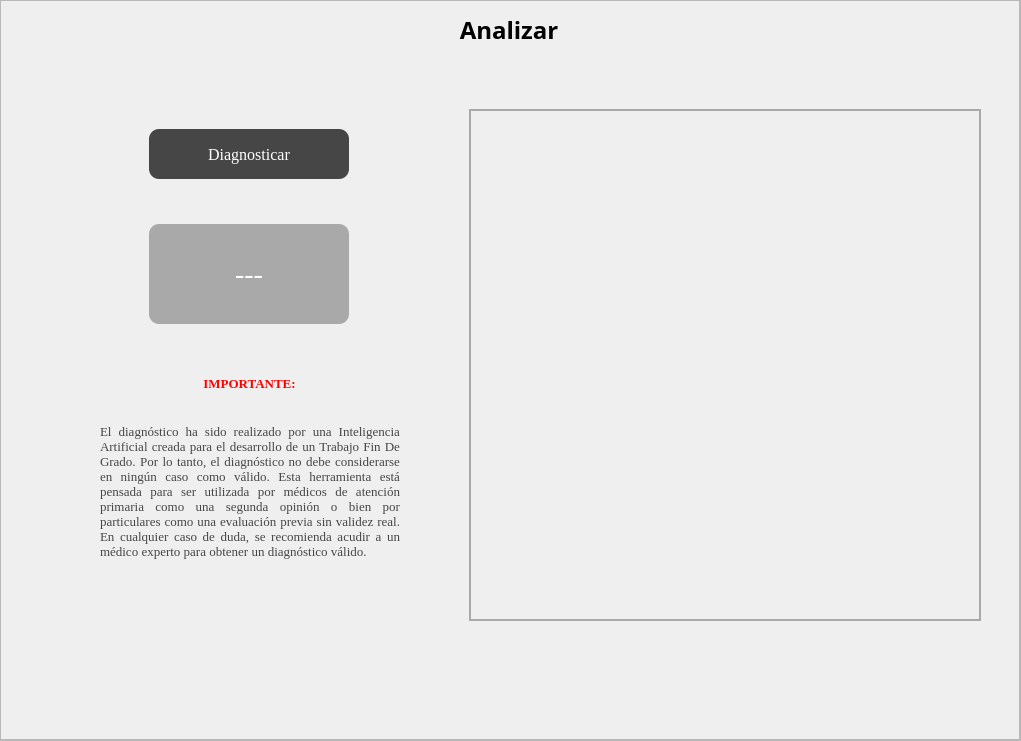
    <widget class="QFrame" name="AnalizerFrame">
     <property name="enabled">
      <bool>true</bool>
     </property>
     <property name="geometry">
      <rect>
       <x>0</x>
       <y>0</y>
       <width>1021</width>
       <height>741</height>
      </rect>
     </property>
     <property name="frameShape">
      <enum>QFrame::StyledPanel</enum>
     </property>
     <property name="frameShadow">
      <enum>QFrame::Raised</enum>
     </property>
     <widget class="QWidget" name="verticalLayoutWidget_3">
      <property name="geometry">
       <rect>
        <x>-1</x>
        <y>-1</y>
        <width>1021</width>
        <height>741</height>
       </rect>
      </property>
      <layout class="QVBoxLayout" name="verticalLayoutAnalizer">
       <item>
        <widget class="QFrame" name="Frame">
         <property name="enabled">
          <bool>true</bool>
         </property>
         <property name="frameShape">
          <enum>QFrame::StyledPanel</enum>
         </property>
         <property name="frameShadow">
          <enum>QFrame::Raised</enum>
         </property>
         <widget class="QLabel" name="AnaTittleLabel">
          <property name="geometry">
           <rect>
            <x>10</x>
            <y>10</y>
            <width>1000</width>
            <height>41</height>
           </rect>
          </property>
          <property name="font">
           <font>
            <family>Trebuchet MS</family>
            <pointsize>18</pointsize>
            <weight>75</weight>
            <bold>true</bold>
           </font>
          </property>
          <property name="layoutDirection">
           <enum>Qt::LeftToRight</enum>
          </property>
          <property name="text">
           <string>Analizar</string>
          </property>
          <property name="alignment">
           <set>Qt::AlignCenter</set>
          </property>
         </widget>
         <widget class="QLabel" name="AnaImg">
          <property name="geometry">
           <rect>
            <x>470</x>
            <y>110</y>
            <width>512</width>
            <height>512</height>
           </rect>
          </property>
          <property name="styleSheet">
           <string notr="true">border: 2px solid #A9A9A9; padding: 5px;</string>
          </property>
          <property name="text">
           <string/>
          </property>
         </widget>
         <widget class="QLabel" name="AnaImgNameLabel">
          <property name="geometry">
           <rect>
            <x>470</x>
            <y>650</y>
            <width>512</width>
            <height>30</height>
           </rect>
          </property>
          <property name="font">
           <font>
            <family>Times New Roman</family>
            <pointsize>12</pointsize>
            <weight>75</weight>
            <bold>true</bold>
           </font>
          </property>
          <property name="layoutDirection">
           <enum>Qt::LeftToRight</enum>
          </property>
          <property name="text">
           <string/>
          </property>
          <property name="alignment">
           <set>Qt::AlignCenter</set>
          </property>
         </widget>
         <widget class="QLabel" name="AnaPhotoIcon">
          <property name="geometry">
           <rect>
            <x>685</x>
            <y>335</y>
            <width>81</width>
            <height>71</height>
           </rect>
          </property>
          <property name="text">
           <string/>
          </property>
          <property name="pixmap">
           <pixmap>AppImg/PhotoIcon.png</pixmap>
          </property>
          <property name="alignment">
           <set>Qt::AlignCenter</set>
          </property>
         </widget>
         <widget class="QWidget" name="verticalLayoutWidget_4">
          <property name="geometry">
           <rect>
            <x>50</x>
            <y>80</y>
            <width>401</width>
            <height>611</height>
           </rect>
          </property>
          <layout class="QVBoxLayout" name="verticalLayout_2">
           <property name="spacing">
            <number>0</number>
           </property>
           <property name="sizeConstraint">
            <enum>QLayout::SetMinimumSize</enum>
           </property>
           <item>
            <spacer name="verticalSpacer_8">
             <property name="orientation">
              <enum>Qt::Vertical</enum>
             </property>
             <property name="sizeType">
              <enum>QSizePolicy::Maximum</enum>
             </property>
             <property name="sizeHint" stdset="0">
              <size>
               <width>20</width>
               <height>50</height>
              </size>
             </property>
            </spacer>
           </item>
           <item>
            <layout class="QHBoxLayout" name="horizontalLayout_1">
             <property name="spacing">
              <number>0</number>
             </property>
             <property name="sizeConstraint">
              <enum>QLayout::SetDefaultConstraint</enum>
             </property>
             <item>
              <widget class="QPushButton" name="AnaAnalizerButton">
               <property name="sizePolicy">
                <sizepolicy hsizetype="Minimum" vsizetype="Minimum">
                 <horstretch>0</horstretch>
                 <verstretch>0</verstretch>
                </sizepolicy>
               </property>
               <property name="maximumSize">
                <size>
                 <width>200</width>
                 <height>50</height>
                </size>
               </property>
               <property name="font">
                <font>
                 <family>Times New Roman</family>
                 <pointsize>12</pointsize>
                </font>
               </property>
               <property name="styleSheet">
                <string notr="true">background-color: qlineargradient(spread:pad, x1:0, y1:0, x2:1, y2:0, stop:0 rgba(70, 70, 70, 255)); border-radius: 10px; color: white;</string>
               </property>
               <property name="text">
                <string>Diagnosticar</string>
               </property>
               <property name="flat">
                <bool>true</bool>
               </property>
              </widget>
             </item>
            </layout>
           </item>
           <item>
            <spacer name="verticalSpacer_6">
             <property name="orientation">
              <enum>Qt::Vertical</enum>
             </property>
             <property name="sizeType">
              <enum>QSizePolicy::Maximum</enum>
             </property>
             <property name="sizeHint" stdset="0">
              <size>
               <width>20</width>
               <height>45</height>
              </size>
             </property>
            </spacer>
           </item>
           <item>
            <layout class="QHBoxLayout" name="horizontalLayout_3">
             <property name="spacing">
              <number>0</number>
             </property>
             <item>
              <widget class="QPushButton" name="AnaDiagLabel">
               <property name="sizePolicy">
                <sizepolicy hsizetype="Maximum" vsizetype="Maximum">
                 <horstretch>0</horstretch>
                 <verstretch>0</verstretch>
                </sizepolicy>
               </property>
               <property name="minimumSize">
                <size>
                 <width>200</width>
                 <height>100</height>
                </size>
               </property>
               <property name="font">
                <font>
                 <family>Times New Roman</family>
                 <pointsize>21</pointsize>
                </font>
               </property>
               <property name="styleSheet">
                <string notr="true">background-color: #A9A9A9; /* Color gris */ border-radius: 10px; color: white;</string>
               </property>
               <property name="text">
                <string>---</string>
               </property>
               <property name="flat">
                <bool>true</bool>
               </property>
              </widget>
             </item>
            </layout>
           </item>
           <item>
            <spacer name="verticalSpacer_7">
             <property name="orientation">
              <enum>Qt::Vertical</enum>
             </property>
             <property name="sizeType">
              <enum>QSizePolicy::Maximum</enum>
             </property>
             <property name="sizeHint" stdset="0">
              <size>
               <width>20</width>
               <height>50</height>
              </size>
             </property>
            </spacer>
           </item>
           <item>
            <layout class="QHBoxLayout" name="horizontalLayout_5">
             <property name="spacing">
              <number>0</number>
             </property>
             <property name="sizeConstraint">
              <enum>QLayout::SetMinimumSize</enum>
             </property>
             <item>
              <spacer name="verticalSpacer_4">
               <property name="orientation">
                <enum>Qt::Vertical</enum>
               </property>
               <property name="sizeType">
                <enum>QSizePolicy::Maximum</enum>
               </property>
               <property name="sizeHint" stdset="0">
                <size>
                 <width>0</width>
                 <height>50</height>
                </size>
               </property>
              </spacer>
             </item>
             <item>
              <spacer name="horizontalSpacer_8">
               <property name="orientation">
                <enum>Qt::Horizontal</enum>
               </property>
               <property name="sizeType">
                <enum>QSizePolicy::Expanding</enum>
               </property>
               <property name="sizeHint" stdset="0">
                <size>
                 <width>40</width>
                 <height>20</height>
                </size>
               </property>
              </spacer>
             </item>
             <item>
              <widget class="QLabel" name="AnaInfoTittleLabel">
               <property name="sizePolicy">
                <sizepolicy hsizetype="Maximum" vsizetype="Maximum">
                 <horstretch>0</horstretch>
                 <verstretch>0</verstretch>
                </sizepolicy>
               </property>
               <property name="font">
                <font>
                 <family>Times New Roman</family>
                 <pointsize>10</pointsize>
                 <weight>75</weight>
                 <bold>true</bold>
                </font>
               </property>
               <property name="styleSheet">
                <string notr="true">color:red</string>
               </property>
               <property name="text">
                <string>IMPORTANTE:</string>
               </property>
               <property name="alignment">
                <set>Qt::AlignHCenter|Qt::AlignTop</set>
               </property>
              </widget>
             </item>
             <item>
              <spacer name="horizontalSpacer_9">
               <property name="orientation">
                <enum>Qt::Horizontal</enum>
               </property>
               <property name="sizeType">
                <enum>QSizePolicy::Expanding</enum>
               </property>
               <property name="sizeHint" stdset="0">
                <size>
                 <width>133</width>
                 <height>20</height>
                </size>
               </property>
              </spacer>
             </item>
            </layout>
           </item>
           <item>
            <spacer name="verticalSpacer_5">
             <property name="orientation">
              <enum>Qt::Vertical</enum>
             </property>
             <property name="sizeType">
              <enum>QSizePolicy::Maximum</enum>
             </property>
             <property name="sizeHint" stdset="0">
              <size>
               <width>20</width>
               <height>30</height>
              </size>
             </property>
            </spacer>
           </item>
           <item>
            <layout class="QHBoxLayout" name="horizontalLayout_4">
             <item>
              <spacer name="horizontalSpacer_6">
               <property name="orientation">
                <enum>Qt::Horizontal</enum>
               </property>
               <property name="sizeHint" stdset="0">
                <size>
                 <width>50</width>
                 <height>20</height>
                </size>
               </property>
              </spacer>
             </item>
             <item>
              <widget class="QLabel" name="AnaInfoLabel">
               <property name="sizePolicy">
                <sizepolicy hsizetype="Minimum" vsizetype="Minimum">
                 <horstretch>0</horstretch>
                 <verstretch>0</verstretch>
                </sizepolicy>
               </property>
               <property name="minimumSize">
                <size>
                 <width>300</width>
                 <height>0</height>
                </size>
               </property>
               <property name="font">
                <font>
                 <family>Times New Roman</family>
                 <pointsize>10</pointsize>
                </font>
               </property>
               <property name="styleSheet">
                <string notr="true">color: qlineargradient(spread:pad, x1:0, y1:0, x2:1, y2:0, stop:0 rgba(70, 70, 70, 255));</string>
               </property>
               <property name="text">
                <string>El diagnóstico ha sido realizado por una Inteligencia Artificial creada para el desarrollo de un Trabajo Fin De Grado. Por lo tanto, el diagnóstico no debe considerarse en ningún caso como válido. Esta herramienta está pensada para ser utilizada por médicos de atención primaria como una segunda opinión o bien por particulares como una evaluación previa sin validez real. En cualquier caso de duda, se recomienda acudir a un médico experto para obtener un diagnóstico válido.
</string>
               </property>
               <property name="textFormat">
                <enum>Qt::PlainText</enum>
               </property>
               <property name="alignment">
                <set>Qt::AlignJustify|Qt::AlignTop</set>
               </property>
               <property name="wordWrap">
                <bool>true</bool>
               </property>
               <property name="textInteractionFlags">
                <set>Qt::LinksAccessibleByMouse</set>
               </property>
              </widget>
             </item>
             <item>
              <spacer name="horizontalSpacer_7">
               <property name="orientation">
                <enum>Qt::Horizontal</enum>
               </property>
               <property name="sizeHint" stdset="0">
                <size>
                 <width>50</width>
                 <height>20</height>
                </size>
               </property>
              </spacer>
             </item>
            </layout>
           </item>
          </layout>
         </widget>
        </widget>
       </item>
      </layout>
     </widget>
    </widget>
